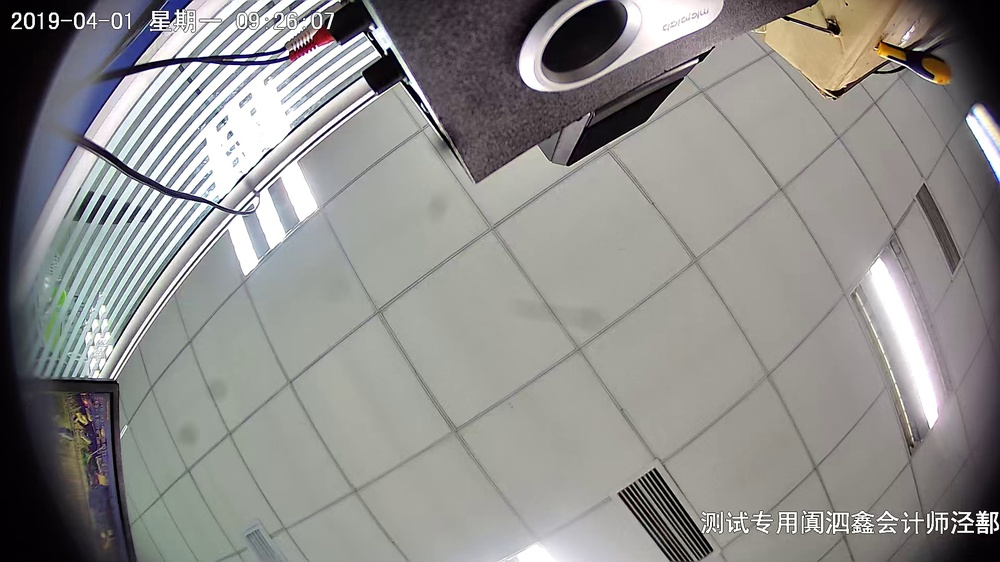
#> input picture opencv/图像插值/test.jpg, 1000 x 562 px, shrunk from 1920 x 1080 before the run, given in place of stream2, which was not available
$ python motion_detetion.py   (older library calls are emulated)
#> lines starting #> are read from the running program, lines starting #| are printed output that depends on the picture; after the words box and inside, x2 and y2 are one past the last pixel; in counts of white or black regions, pixels touching at a corner belong together; pictures that were not available may be replaced by others from this repository, and a replacement may not be noted
import cv2
import numpy as np
cap=cv2.VideoCapture('rtsp://192.168.183.24/stream2')
kernel = np.ones((3,3),np.uint8)
rt1,frame1=cap.read()
#> frame1 is the input picture: shape (562, 1000, 3); mean B, G, R 139, 140.9, 142
rt2,frame2=cap.read()
frm1_gray=cv2.cvtColor(frame1,cv2.COLOR_BGR2GRAY)
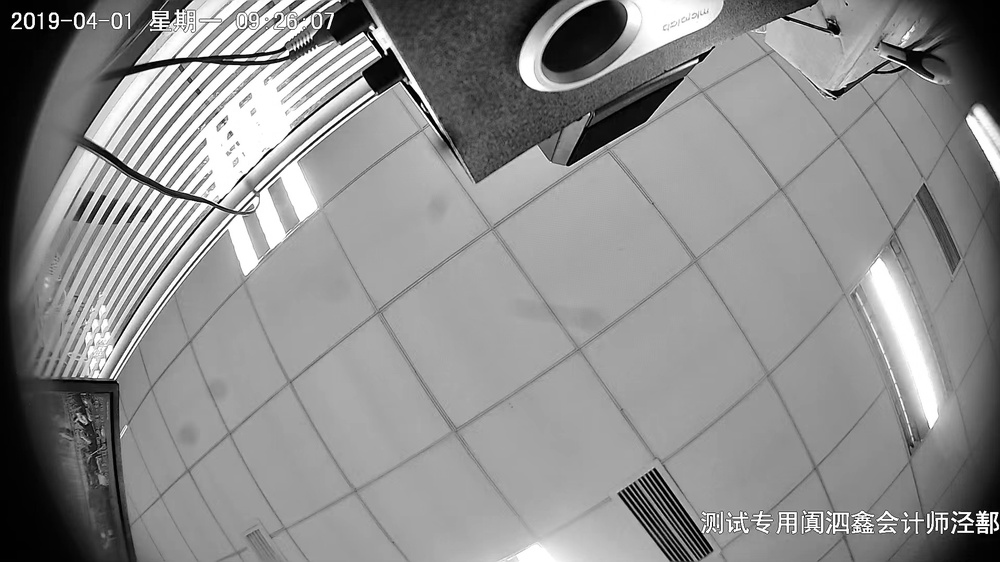
#> frm1_gray: shape (562, 1000); min 0, max 255, mean 141
frm2_gray=cv2.cvtColor(frame2,cv2.COLOR_BGR2GRAY)
_,th1=cv2.threshold(frm1_gray,0,255,cv2.THRESH_BINARY+cv2.THRESH_OTSU)
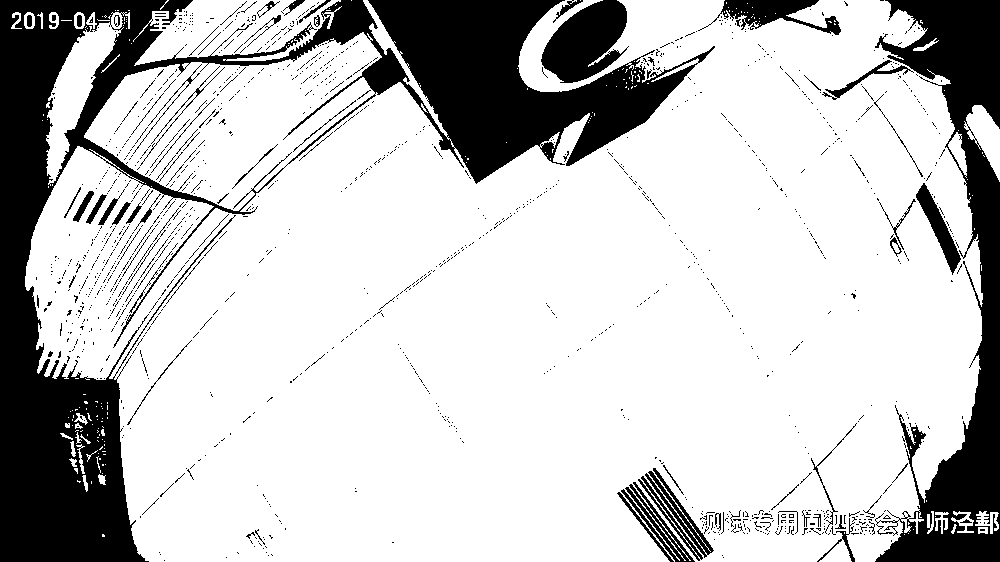
#> th1: shape (562, 1000); 77.5% white; 1348 black regions (1261 under 20 px), largest, box (x1, y1, x2, y2) and area: (0, 0, 715, 562) 80098, (875, 0, 1000, 562) 26283, (541, 0, 629, 83) 4642
_,th2=cv2.threshold(frm2_gray,0,255,cv2.THRESH_BINARY+cv2.THRESH_OTSU)
while True:
    _,frame_now=cap.read()
    frm_now_gray=cv2.cvtColor(frame_now,cv2.COLOR_BGR2GRAY)
    _,th_now=cv2.threshold(frm_now_gray,0,255,cv2.THRESH_BINARY+cv2.THRESH_OTSU)
    th_now = cv2.dilate(th_now,kernel,iterations = 1)#膨胀
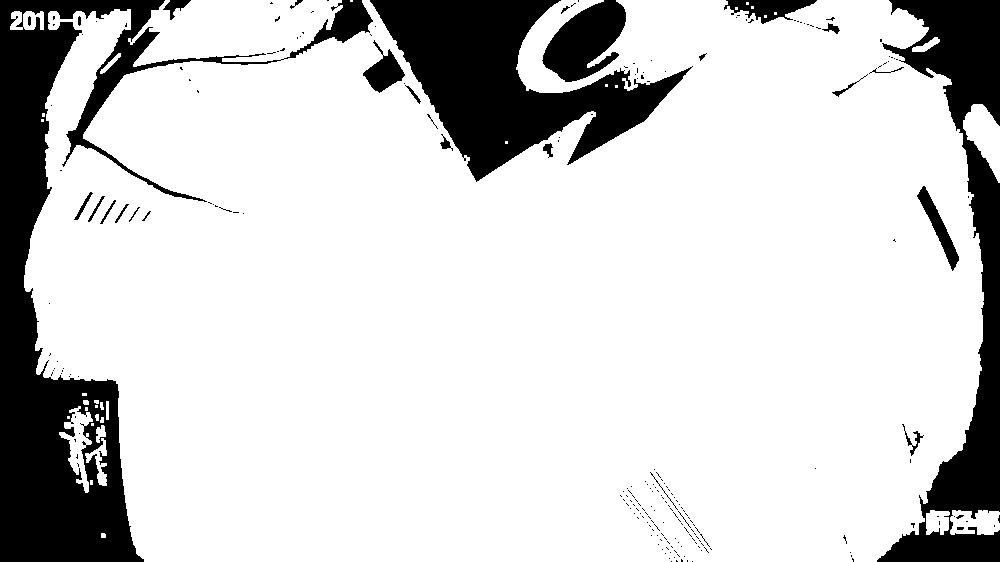
#> th_now: shape (562, 1000); 82.1% white; 228 black regions (199 under 20 px), largest, box (x1, y1, x2, y2) and area: (0, 0, 373, 562) 43847, (370, 0, 693, 182) 24796, (877, 0, 1000, 562) 22878
    th1 = cv2.dilate(th1,kernel,iterations = 1)#膨胀
    th2 = cv2.dilate(th2,kernel,iterations = 1)#膨胀
    det1=cv2.absdiff(th2,th1)
#> det1: shape (562, 1000); every value is 0
    det2=cv2.absdiff(th_now,th2)
    img1_bg = cv2.bitwise_and(det1,det2)
    #blru=cv2.medianBlur(img1_bg,5)#中值滤波

    binary , contours, hierarchy = cv2.findContours(img1_bg,cv2.RETR_EXTERNAL,cv2.CHAIN_APPROX_SIMPLE)#寻找边框
#> contours = []
    cv2.drawContours(frame_now,contours,-1,(0,255,0),1)#划线
    th1,th2=th2,th_now
    cv2.imshow('2',th1)
    cv2.imshow('1',th2)
    ket=cv2.waitKey(10)
#> (key Esc is pressed here)
    if ket==27:
        break
cap.release()
cv2.destroyAllWindows()
